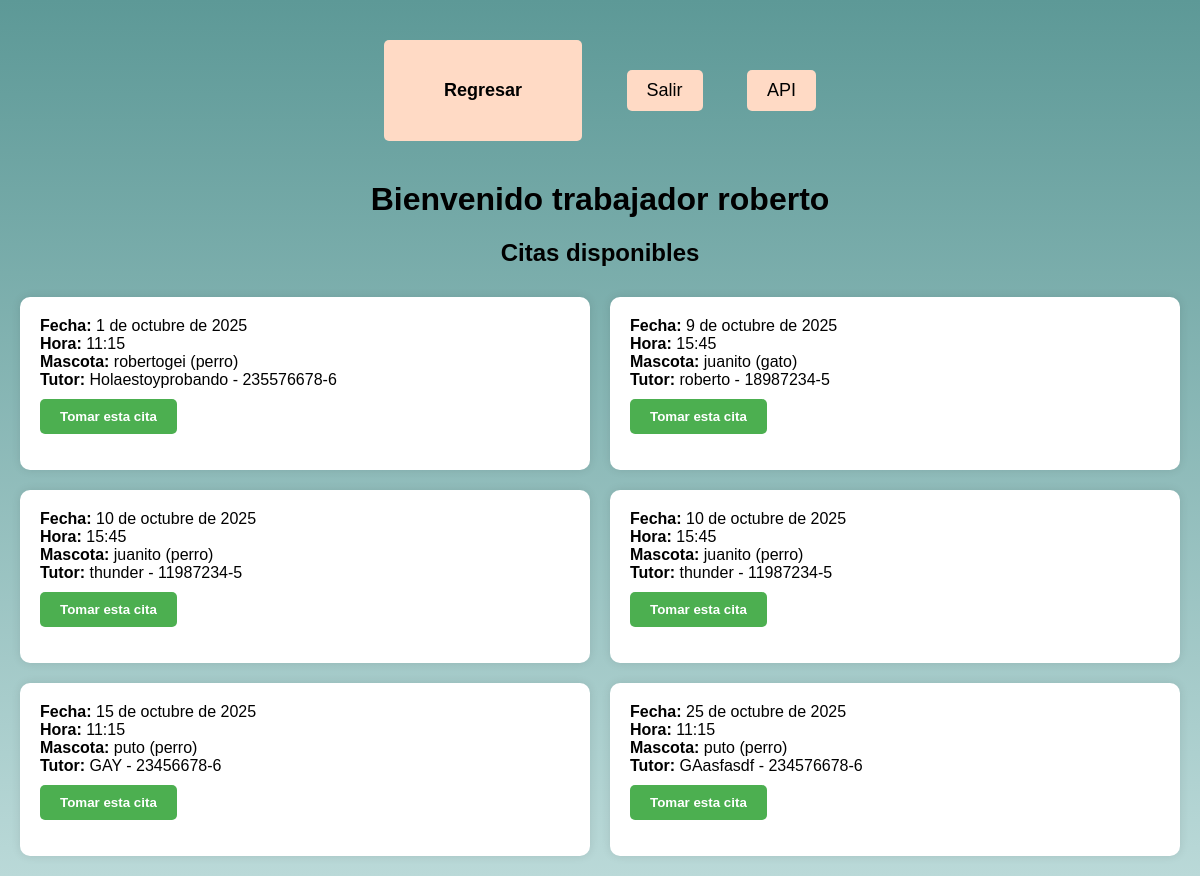
/Trabajadores/ (signed in), run on an earlier commit of the app's database.
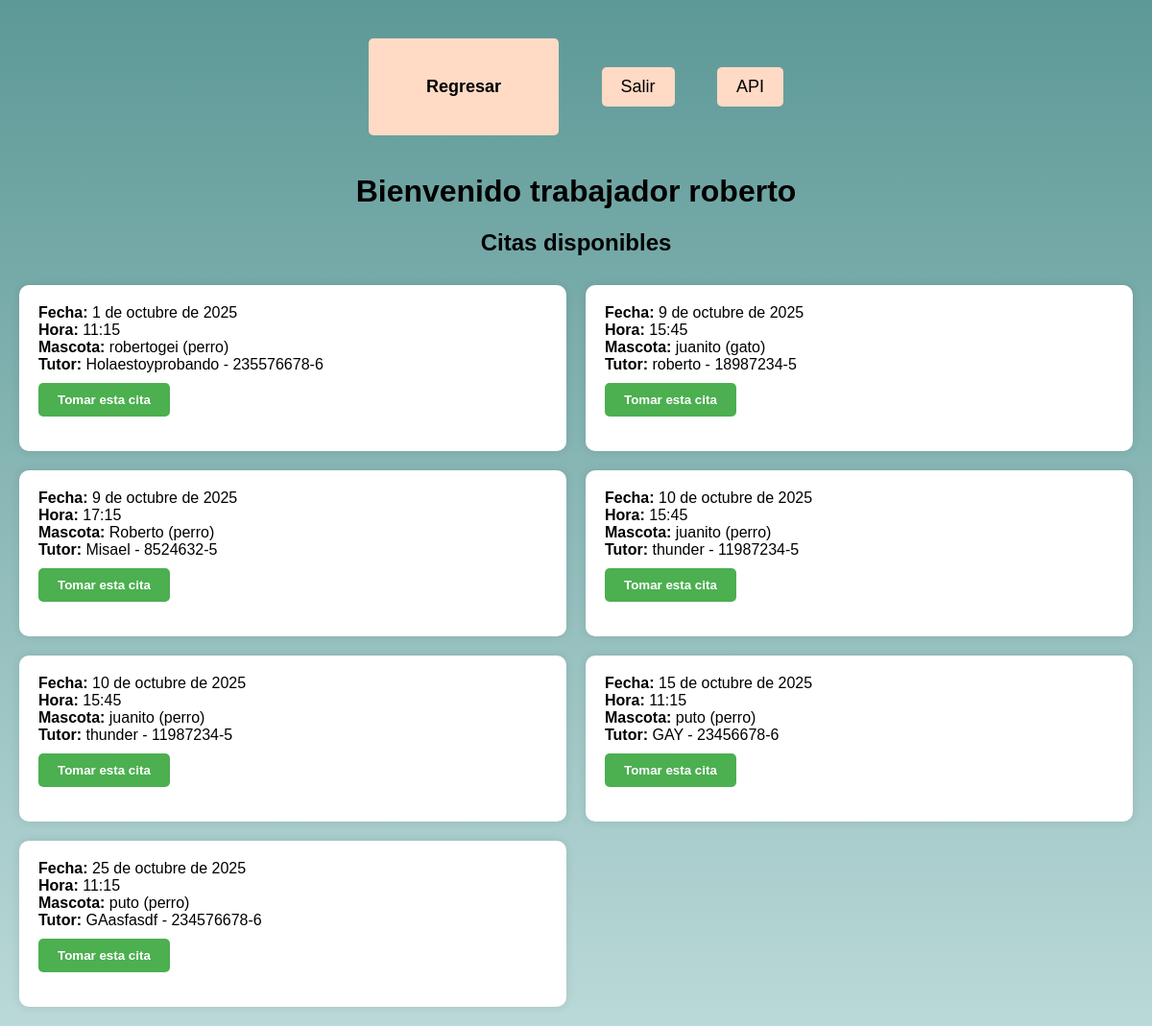
And on a later commit of the database.
### appvet/models.py (models this page shows, shortened)
class Cita(models.Model):
    nombre_propietario = models.CharField(max_length=100)
    rut_propietario = models.CharField(max_length=12)
    tipo_mascota = models.CharField(max_length=20)
    nombre_mascota = models.CharField(max_length=100)
    fecha_cita = models.DateField()
    hora_cita = models.TimeField()
    propietario = models.ForeignKey(UserVeterinaria, on_delete=models.CASCADE, null=True, blank=True)
    trabajador_asignado = models.ForeignKey(
        settings.AUTH_USER_MODEL,
        on_delete=models.SET_NULL,
        null=True,
        blank=True,
        related_name='citas_asignadas'
    )

### appvet/views.py (the view)
# urls.py: path('Trabajadores/', views.panel_trabajador, name='trabajador'),
@login_required
def panel_trabajador(request):
    citas = Cita.objects.all().order_by('fecha_cita', 'hora_cita')
    print("citas encontradas: ", Cita.objects.count())
    if request.method == 'POST':
        cita_id = request.POST.get('cita_id')
        cita = Cita.objects.get(id=cita_id)
        if not cita.trabajador_asignado:
            cita.trabajador_asignado = request.user
            cita.save()
    return render(request, 'trabajadores.html', {
        'UserVeterinaria': request.user,
        'citas': citas
    })

### appvet/templates/trabajadores.html (shortened to what this page needs)
<head>
    <link rel="stylesheet" href="/static/style_revhrtrab.css">
</head>
<body>
  <a href="/" class="a h1"><h1>Regresar</h1></a>
  <a href="{% url 'logoutT' %}">Salir</a>
  <a href="{% url 'API' %}">API</a>
  <h1>Bienvenido trabajador {{ UserVeterinaria.username }}</h1>
  <h2>Citas disponibles</h2>
<div class="citas-grid">
  {% for cita in citas %}
    <div class="cita-card">
      <strong>Fecha:</strong> {{ cita.fecha_cita }}<br>
      <strong>Hora:</strong> {{ cita.hora_cita }}<br>
      <strong>Mascota:</strong> {{ cita.nombre_mascota }} ({{ cita.tipo_mascota }})<br>
      <strong>Tutor:</strong> {{ cita.nombre_propietario }} - {{ cita.rut_propietario }}<br>
      {% if cita.trabajador_asignado %}
        <p><strong>Asignada a:</strong> {{ cita.trabajador_asignado.username }}</p>
      {% else %}
        <form method="post" style="margin-top: 10px;">
          <button type="submit">Tomar esta cita</button>
        </form>
      {% endif %}
    </div>
  {% endfor %}
</div>
</body>

What changed in the data, as far as the page shows it:
added Cita: fecha_cita "9 de octubre de 2025", hora_cita "17:15", nombre_mascota "Roberto", tipo_mascota "perro", nombre_propietario "Misael", rut_propietario "8524632-5"
